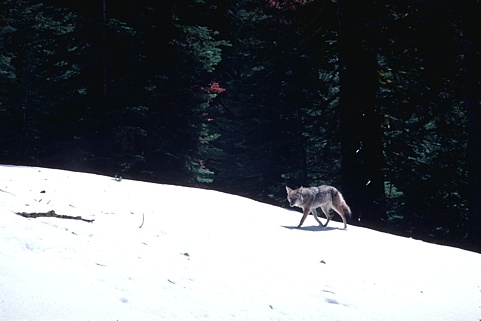
#> input picture benchmarking/scripts/DataSet/167062.jpg, 481 x 321 px
$ python shape_creation.py --image ../../benchmarking/scripts/DataSet/167062.jpg   (Python 2 division)
#> lines starting #> are read from the running program, lines starting #| are printed output that depends on the picture; after the words box and inside, x2 and y2 are one past the last pixel; in counts of white or black regions, pixels touching at a corner belong together
# Copyright 2019 Shadow Robot Company Ltd.
#
# This program is free software: you can redistribute it and/or modify it
# under the terms of the GNU General Public License as published by the Free
# Software Foundation version 2 of the License.
#
# This program is distributed in the hope that it will be useful, but WITHOUT
# ANY WARRANTY; without even the implied warranty of MERCHANTABILITY or
# FITNESS FOR A PARTICULAR PURPOSE. See the GNU General Public License for
# more details.
#
# You should have received a copy of the GNU General Public License along
# with this program. If not, see <http://www.gnu.org/licenses/>.

from optparse import OptionParser
import os

import numpy as np
import cv2

parser = OptionParser()
parser.add_option("-n", "--name", dest="name", help="Name of the new shape")
parser.add_option("-i", "--image", dest="img",
                  help="Path of the model shape image")
(options, args) = parser.parse_args()
name = options.name
path = options.img

model = cv2.imread(path, 0)
#> model: shape (321, 481); min 0, max 255, mean 104.1

if model is not None:
    model = cv2.resize(model, (150, 150))
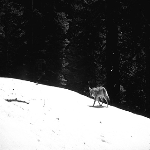
#> model: shape (150, 150); min 2, max 255, mean 104
    model_thresh = cv2.adaptiveThreshold(model, 255,
                                         cv2.ADAPTIVE_THRESH_MEAN_C,
                                         cv2.THRESH_BINARY_INV, 11, 7)
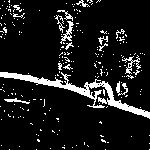
#> model_thresh: shape (150, 150); 10.2% white; 219 white regions (203 under 20 px)
    (model_cnt, _) = cv2.findContours(model_thresh.copy(),
                                      cv2.RETR_EXTERNAL,
                                      cv2.CHAIN_APPROX_SIMPLE)
#> model_cnt = 219 contours, 213 with area under 20; largest, box (x1, y1, x2, y2) and area: (0, 72, 150, 119) 906, (60, 21, 74, 44) 74, (122, 55, 141, 74) 56, (116, 81, 128, 96) 40, (4, 98, 30, 104) 34, (57, 10, 73, 21) 32
    model_cnt = sorted(model_cnt, key=cv2.contourArea, reverse=True)[0]
#> model_cnt = contour of 336 points, box (x1, y1, x2, y2) (0, 72, 150, 119), area 906

#> (the run stopped early here; a loop or call above may not have finished)

$ run again, on benchmarking/scripts/DataSet/227092.jpg
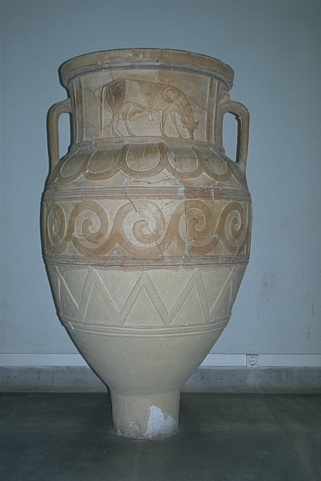
#> input picture benchmarking/scripts/DataSet/227092.jpg, 321 x 481 px
#> `model = cv2.resize(model, (150, 150))`:
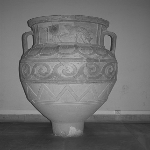
#> model: shape (150, 150); min 35, max 188, mean 111.8
#> `model_thresh = cv2.adaptiveThreshold(model, 255, cv2.ADAPTIVE_THRESH_M..`:
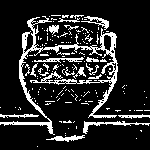
#> model_thresh: shape (150, 150); 15.8% white in thin lines or dots, all inside (x1, y1, x2, y2) = (0, 15, 150, 147)
#> `(model_cnt, _) = cv2.findContours(model_thresh.copy(), cv2.RETR_EXTERN..`: model_cnt = 168 contours, 157 with area under 20; largest, box (x1, y1, x2, y2) and area: (0, 16, 118, 135) 1372, (83, 121, 150, 134) 118, (81, 16, 109, 30) 114, (46, 135, 85, 142) 87, (34, 57, 84, 63) 84
#> `model_cnt = sorted(model_cnt, key=cv2.contourArea, reverse=True)[0]`: model_cnt = contour of 713 points, box (x1, y1, x2, y2) (0, 16, 118, 135), area 1372

$ run again, on benchmarking/scripts/DataSet/3096.jpg
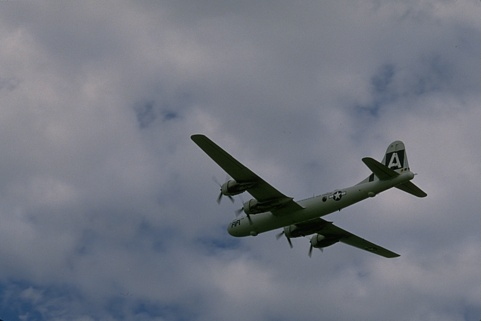
#> input picture benchmarking/scripts/DataSet/3096.jpg, 481 x 321 px
#> `model = cv2.resize(model, (150, 150))`:
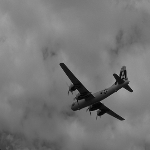
#> model: shape (150, 150); min 2, max 167, mean 118.2
#> `model_thresh = cv2.adaptiveThreshold(model, 255, cv2.ADAPTIVE_THRESH_M..`:
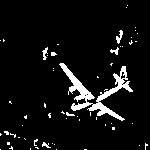
#> model_thresh: shape (150, 150); 6.3% white; 58 white regions (52 under 20 px)
#> `(model_cnt, _) = cv2.findContours(model_thresh.copy(), cv2.RETR_EXTERN..`: model_cnt = 58 contours, 54 with area under 20; largest, box (x1, y1, x2, y2) and area: (59, 63, 133, 121) 849, (116, 30, 123, 44) 30, (42, 47, 48, 60) 24, (110, 47, 119, 55) 20
#> `model_cnt = sorted(model_cnt, key=cv2.contourArea, reverse=True)[0]`: model_cnt = contour of 271 points, box (x1, y1, x2, y2) (59, 63, 133, 121), area 849
